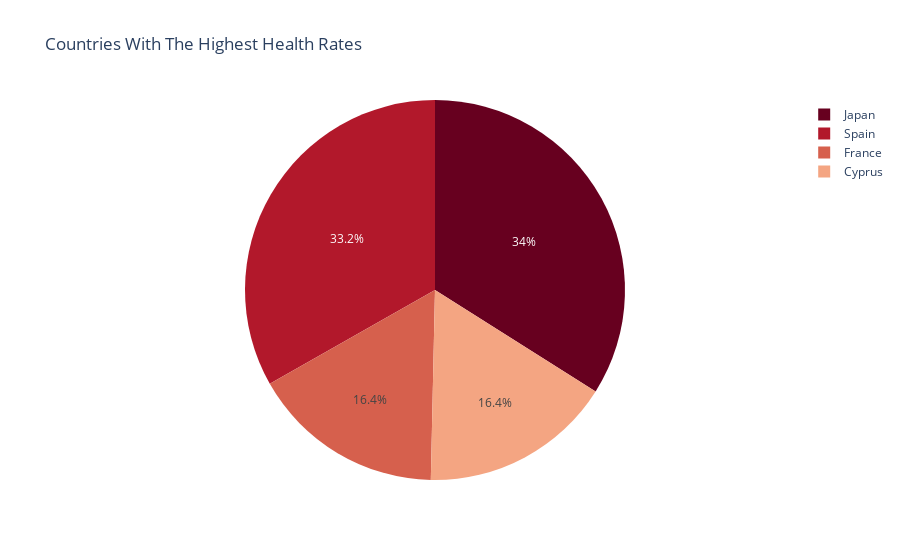

Notebook cell for this chart:
### Code cell
# find best helath rate country
fig = px.pie(filtered_df.nlargest(6, 'health'), values='health', names='Country', title='Countries With The Highest Health Rates',
             color_discrete_sequence=px.colors.sequential.RdBu)
fig.show()

### Figure 1 — Plotly figure (JSON) as saved in the notebook; plotly's stock layout.template omitted (floating-point values rounded to 4 significant figures)
{"data": [{"domain": {"x": [0, 1], "y": [0, 1]}, "hovertemplate": "Country=%{label}<br>health=%{value}<extra></extra>", "labels": ["Japan", "Japan", "Spain", "Spain", "France", "Cyprus"], "legendgroup": "", "name": "", "showlegend": true, "type": "pie", "values": [1.088, 1.073, 1.062, 1.051, 1.045, 1.042]}], "layout": {"autosize": true, "legend": {"tracegroupgap": 0}, "piecolorway": ["rgb(103,0,31)", "rgb(178,24,43)", "rgb(214,96,77)", "rgb(244,165,130)", "rgb(253,219,199)", "rgb(247,247,247)", "rgb(209,229,240)", "rgb(146,197,222)", "rgb(67,147,195)", "rgb(33,102,172)", "rgb(5,48,97)"], "title": {"text": "Countries With The Highest Health Rates"}}}
